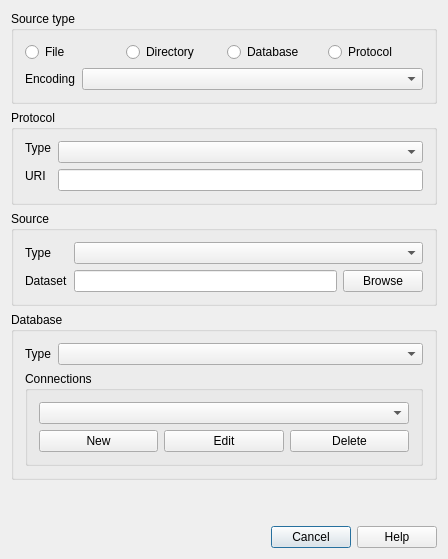
<?xml version="1.0" encoding="UTF-8"?>
<ui version="4.0">
 <class>QgsOpenVectorLayerDialogBase</class>
 <widget class="QDialog" name="QgsOpenVectorLayerDialogBase">
  <property name="windowModality">
   <enum>Qt::WindowModal</enum>
  </property>
  <property name="geometry">
   <rect>
    <x>0</x>
    <y>0</y>
    <width>450</width>
    <height>529</height>
   </rect>
  </property>
  <property name="sizePolicy">
   <sizepolicy hsizetype="Preferred" vsizetype="Fixed">
    <horstretch>0</horstretch>
    <verstretch>0</verstretch>
   </sizepolicy>
  </property>
  <property name="windowTitle">
   <string>Add Vector Layer</string>
  </property>
  <property name="windowIcon">
   <iconset>
    <normaloff>.</normaloff>.</iconset>
  </property>
  <layout class="QGridLayout" name="gridLayout">
   <property name="sizeConstraint">
    <enum>QLayout::SetFixedSize</enum>
   </property>
   <item row="5" column="0">
    <widget class="QDialogButtonBox" name="buttonBox">
     <property name="standardButtons">
      <set>QDialogButtonBox::Cancel|QDialogButtonBox::Help</set>
     </property>
    </widget>
   </item>
   <item row="1" column="0">
    <widget class="QGroupBox" name="protocolGroupBox">
     <property name="sizePolicy">
      <sizepolicy hsizetype="Preferred" vsizetype="Fixed">
       <horstretch>0</horstretch>
       <verstretch>0</verstretch>
      </sizepolicy>
     </property>
     <property name="minimumSize">
      <size>
       <width>0</width>
       <height>0</height>
      </size>
     </property>
     <property name="title">
      <string>Protocol</string>
     </property>
     <layout class="QGridLayout" name="gridLayout_2">
      <item row="0" column="1" rowspan="2">
       <widget class="QComboBox" name="cmbProtocolTypes"/>
      </item>
      <item row="1" column="0" rowspan="2">
       <widget class="QLabel" name="label">
        <property name="text">
         <string>URI</string>
        </property>
        <property name="buddy">
         <cstring>protocolURI</cstring>
        </property>
       </widget>
      </item>
      <item row="2" column="1">
       <widget class="QLineEdit" name="protocolURI"/>
      </item>
      <item row="0" column="0">
       <widget class="QLabel" name="label_2">
        <property name="text">
         <string>Type</string>
        </property>
       </widget>
      </item>
     </layout>
    </widget>
   </item>
   <item row="2" column="0">
    <widget class="QGroupBox" name="fileGroupBox">
     <property name="sizePolicy">
      <sizepolicy hsizetype="Expanding" vsizetype="Fixed">
       <horstretch>0</horstretch>
       <verstretch>0</verstretch>
      </sizepolicy>
     </property>
     <property name="minimumSize">
      <size>
       <width>0</width>
       <height>0</height>
      </size>
     </property>
     <property name="title">
      <string>Source</string>
     </property>
     <layout class="QGridLayout" name="gridLayout_3">
      <item row="0" column="0">
       <widget class="QLabel" name="labelDirectoryType">
        <property name="text">
         <string>Type</string>
        </property>
       </widget>
      </item>
      <item row="0" column="2" colspan="2">
       <widget class="QComboBox" name="cmbDirectoryTypes"/>
      </item>
      <item row="1" column="0" colspan="2">
       <widget class="QLabel" name="labelSrcDataset">
        <property name="text">
         <string>Dataset</string>
        </property>
        <property name="buddy">
         <cstring>inputSrcDataset</cstring>
        </property>
       </widget>
      </item>
      <item row="1" column="2">
       <widget class="QLineEdit" name="inputSrcDataset">
        <property name="minimumSize">
         <size>
          <width>200</width>
          <height>0</height>
         </size>
        </property>
       </widget>
      </item>
      <item row="1" column="3">
       <widget class="QPushButton" name="buttonSelectSrc">
        <property name="text">
         <string>Browse</string>
        </property>
       </widget>
      </item>
     </layout>
    </widget>
   </item>
   <item row="3" column="0">
    <widget class="QGroupBox" name="dbGroupBox">
     <property name="sizePolicy">
      <sizepolicy hsizetype="Expanding" vsizetype="Fixed">
       <horstretch>0</horstretch>
       <verstretch>0</verstretch>
      </sizepolicy>
     </property>
     <property name="minimumSize">
      <size>
       <width>0</width>
       <height>0</height>
      </size>
     </property>
     <property name="title">
      <string>Database</string>
     </property>
     <layout class="QGridLayout" name="gridLayout_6">
      <item row="0" column="0">
       <widget class="QLabel" name="label_4">
        <property name="text">
         <string>Type</string>
        </property>
       </widget>
      </item>
      <item row="0" column="1">
       <widget class="QComboBox" name="cmbDatabaseTypes">
        <property name="sizePolicy">
         <sizepolicy hsizetype="Expanding" vsizetype="Fixed">
          <horstretch>0</horstretch>
          <verstretch>0</verstretch>
         </sizepolicy>
        </property>
       </widget>
      </item>
      <item row="1" column="0" colspan="2">
       <widget class="QGroupBox" name="groupBox">
        <property name="sizePolicy">
         <sizepolicy hsizetype="Minimum" vsizetype="Preferred">
          <horstretch>0</horstretch>
          <verstretch>0</verstretch>
         </sizepolicy>
        </property>
        <property name="title">
         <string>Connections</string>
        </property>
        <layout class="QGridLayout" name="gridLayout_4">
         <item row="1" column="0">
          <widget class="QPushButton" name="btnNew">
           <property name="text">
            <string>New</string>
           </property>
          </widget>
         </item>
         <item row="1" column="1">
          <widget class="QPushButton" name="btnEdit">
           <property name="text">
            <string>Edit</string>
           </property>
          </widget>
         </item>
         <item row="1" column="2">
          <widget class="QPushButton" name="btnDelete">
           <property name="text">
            <string>Delete</string>
           </property>
          </widget>
         </item>
         <item row="0" column="0" colspan="3">
          <widget class="QComboBox" name="cmbConnections"/>
         </item>
        </layout>
       </widget>
      </item>
     </layout>
    </widget>
   </item>
   <item row="0" column="0">
    <widget class="QGroupBox" name="srcGroupBox_2">
     <property name="sizePolicy">
      <sizepolicy hsizetype="Preferred" vsizetype="Fixed">
       <horstretch>0</horstretch>
       <verstretch>0</verstretch>
      </sizepolicy>
     </property>
     <property name="title">
      <string>Source type</string>
     </property>
     <layout class="QVBoxLayout" name="verticalLayout">
      <item>
       <layout class="QHBoxLayout" name="horizontalLayout">
        <item>
         <widget class="QRadioButton" name="radioSrcFile">
          <property name="text">
           <string>File</string>
          </property>
         </widget>
        </item>
        <item>
         <widget class="QRadioButton" name="radioSrcDirectory">
          <property name="text">
           <string>Directory</string>
          </property>
         </widget>
        </item>
        <item>
         <widget class="QRadioButton" name="radioSrcDatabase">
          <property name="text">
           <string>Database</string>
          </property>
         </widget>
        </item>
        <item>
         <widget class="QRadioButton" name="radioSrcProtocol">
          <property name="text">
           <string>Protocol</string>
          </property>
         </widget>
        </item>
       </layout>
      </item>
      <item>
       <layout class="QHBoxLayout" name="horizontalLayout_2">
        <item>
         <widget class="QLabel" name="label_3">
          <property name="text">
           <string>Encoding</string>
          </property>
         </widget>
        </item>
        <item>
         <widget class="QComboBox" name="cmbEncodings">
          <property name="minimumSize">
           <size>
            <width>341</width>
            <height>0</height>
           </size>
          </property>
         </widget>
        </item>
       </layout>
      </item>
     </layout>
    </widget>
   </item>
   <item row="4" column="0">
    <spacer name="verticalSpacer">
     <property name="orientation">
      <enum>Qt::Vertical</enum>
     </property>
     <property name="sizeHint" stdset="0">
      <size>
       <width>20</width>
       <height>40</height>
      </size>
     </property>
    </spacer>
   </item>
  </layout>
 </widget>
 <layoutdefault spacing="6" margin="11"/>
 <tabstops>
  <tabstop>radioSrcFile</tabstop>
  <tabstop>radioSrcDirectory</tabstop>
  <tabstop>radioSrcDatabase</tabstop>
  <tabstop>radioSrcProtocol</tabstop>
  <tabstop>cmbEncodings</tabstop>
  <tabstop>cmbProtocolTypes</tabstop>
  <tabstop>protocolURI</tabstop>
  <tabstop>cmbDirectoryTypes</tabstop>
  <tabstop>inputSrcDataset</tabstop>
  <tabstop>buttonSelectSrc</tabstop>
  <tabstop>cmbDatabaseTypes</tabstop>
  <tabstop>cmbConnections</tabstop>
  <tabstop>btnNew</tabstop>
  <tabstop>btnEdit</tabstop>
  <tabstop>btnDelete</tabstop>
  <tabstop>buttonBox</tabstop>
 </tabstops>
 <resources/>
 <connections>
  <connection>
   <sender>buttonBox</sender>
   <signal>accepted()</signal>
   <receiver>QgsOpenVectorLayerDialogBase</receiver>
   <slot>accept()</slot>
   <hints>
    <hint type="sourcelabel">
     <x>451</x>
     <y>699</y>
    </hint>
    <hint type="destinationlabel">
     <x>481</x>
     <y>297</y>
    </hint>
   </hints>
  </connection>
  <connection>
   <sender>buttonBox</sender>
   <signal>rejected()</signal>
   <receiver>QgsOpenVectorLayerDialogBase</receiver>
   <slot>reject()</slot>
   <hints>
    <hint type="sourcelabel">
     <x>392</x>
     <y>699</y>
    </hint>
    <hint type="destinationlabel">
     <x>281</x>
     <y>339</y>
    </hint>
   </hints>
  </connection>
  <connection>
   <sender>radioSrcDatabase</sender>
   <signal>toggled(bool)</signal>
   <receiver>dbGroupBox</receiver>
   <slot>setVisible(bool)</slot>
   <hints>
    <hint type="sourcelabel">
     <x>351</x>
     <y>85</y>
    </hint>
    <hint type="destinationlabel">
     <x>245</x>
     <y>511</y>
    </hint>
   </hints>
  </connection>
 </connections>
</ui>
